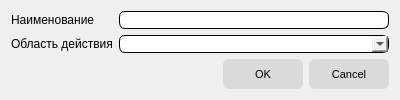
<?xml version="1.0" encoding="UTF-8"?>
<ui version="4.0">
 <class>NewScenarioDialog</class>
 <widget class="QDialog" name="NewScenarioDialog">
  <property name="geometry">
   <rect>
    <x>0</x>
    <y>0</y>
    <width>400</width>
    <height>98</height>
   </rect>
  </property>
  <property name="windowTitle">
   <string>Создать новый сценарий</string>
  </property>
  <property name="styleSheet">
   <string notr="true">QWidget
{
	font-size: 9pt;
}

QPushButton
{
	background-color: rgb(218, 218, 218);
	border: none;
	border-radius: 6px;
	min-width: 80px;
	min-height: 30px;
	font-size: 8pt;
}

QPushButton:hover
{
	border-top: 1px solid black;
	border-left: 1px solid black;
	border-right: 2px outset black;
	border-bottom: 2px outset black;
}

QPushButton:pressed
{
	border: 2px inset black;
}

QLineEdit,
QComboBox
{
	border: 1px solid black;
	border-radius: 6px;
}</string>
  </property>
  <layout class="QVBoxLayout" name="verticalLayout">
   <item>
    <layout class="QFormLayout" name="formLayout">
     <item row="0" column="0">
      <widget class="QLabel" name="label_3">
       <property name="text">
        <string>Наименование</string>
       </property>
      </widget>
     </item>
     <item row="0" column="1">
      <widget class="QLineEdit" name="leScenarioName"/>
     </item>
     <item row="1" column="0">
      <widget class="QLabel" name="label_4">
       <property name="text">
        <string>Область действия</string>
       </property>
      </widget>
     </item>
     <item row="1" column="1">
      <widget class="QComboBox" name="cbScenarioScope"/>
     </item>
    </layout>
   </item>
   <item>
    <widget class="QDialogButtonBox" name="buttonBox">
     <property name="orientation">
      <enum>Qt::Horizontal</enum>
     </property>
     <property name="standardButtons">
      <set>QDialogButtonBox::Cancel|QDialogButtonBox::Ok</set>
     </property>
    </widget>
   </item>
  </layout>
 </widget>
 <resources/>
 <connections>
  <connection>
   <sender>buttonBox</sender>
   <signal>accepted()</signal>
   <receiver>NewScenarioDialog</receiver>
   <slot>accept()</slot>
   <hints>
    <hint type="sourcelabel">
     <x>248</x>
     <y>254</y>
    </hint>
    <hint type="destinationlabel">
     <x>157</x>
     <y>274</y>
    </hint>
   </hints>
  </connection>
  <connection>
   <sender>buttonBox</sender>
   <signal>rejected()</signal>
   <receiver>NewScenarioDialog</receiver>
   <slot>reject()</slot>
   <hints>
    <hint type="sourcelabel">
     <x>316</x>
     <y>260</y>
    </hint>
    <hint type="destinationlabel">
     <x>286</x>
     <y>274</y>
    </hint>
   </hints>
  </connection>
 </connections>
</ui>
